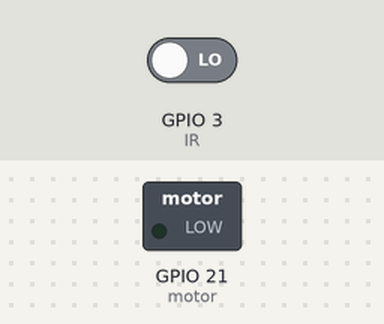
A sketch run on a simulated ESP32. Shown: switched loads named in the sketch (green lamp = pin HIGH). The inputs (shaded band) are chosen by the test bench; at power-on: GPIO 3 (IR) LOW. WiFi joins after 1.5 s; servers stay silent unless stated.

Above: at 0.1 s.
At 1.9 s:
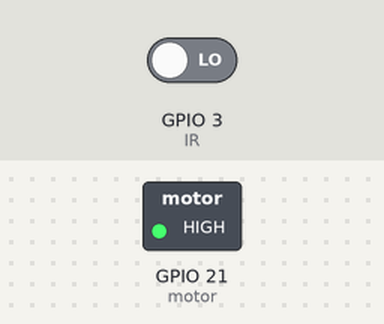
Timing chart, 0 to 3.4 s (numbered marks = the images above):
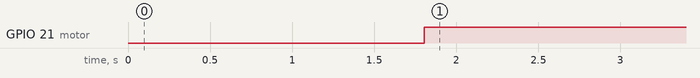

Measured:
- by itself, GPIO 21 (motor): LOW → HIGH at 1.8 s

The sketch:

solution_project2.ino
```cpp
/*Created by Aniket Agrawal
 *Date:13/07/2020
 *Tinkering Bootcamp - Mid-term assignment solution(project 2)
 */

// Both Project 1 and 2 are similar almost. so i haven't added comments in this.

#define BLYNK_PRINT Serial


#include <WiFi.h>
#include <WiFiClient.h>
#include <BlynkSimpleEsp32.h>

int IR=3;
int motor=21;
int manual=0;
int command=0;
BlynkTimer timer;


char auth[] = "mSrQPGjXOj5vUiZP9C_yuBs69agKauBT";

char ssid[] = "YourNetworkName";
char pass[] = "YourPassword";

void setup()
{
  pinMode(IR,INPUT);
  pinMode(motor,OUTPUT);

  Serial.begin(9600);

  timer.setInterval(500l,self_sanitizer);

  Blynk.begin(auth, ssid, pass);
}

void loop()
{
  Blynk.run();
  timer.run();
}

BLYNK_WRITE(V1)
{
  manual=param.asInt();
}

BLYNK_WRITE(V2)
{
  command=param.asInt();
}

void self_sanitizer()
{
  if(manual==0){
    int sensorReading=digitalRead(IR);
    if(sensorReading=HIGH){
      digitalWrite(motor,HIGH);
    }
    else{
      digitalWrite(motor,LOW);
    }
  }
  else{
    digitalWrite(motor,command);
  }
}
```
